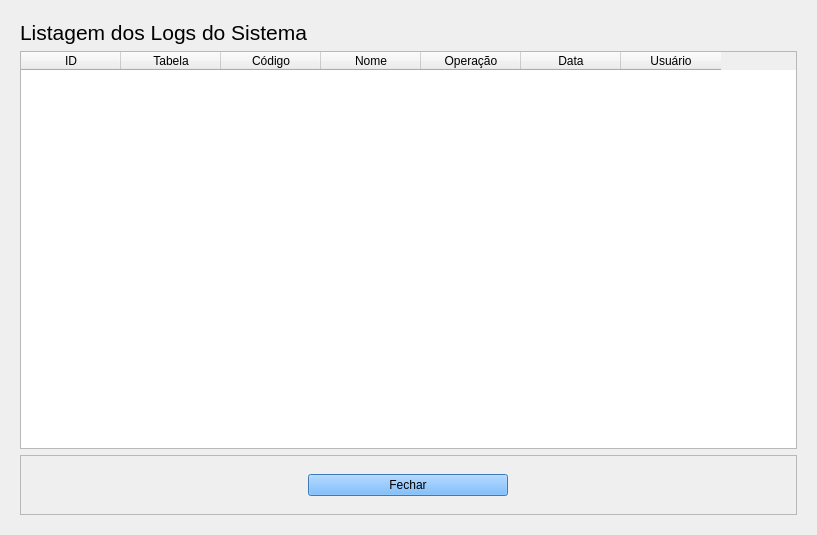
<?xml version="1.0" encoding="UTF-8"?>
<ui version="4.0">
 <class>Form</class>
 <widget class="QWidget" name="Form">
  <property name="geometry">
   <rect>
    <x>0</x>
    <y>0</y>
    <width>817</width>
    <height>535</height>
   </rect>
  </property>
  <property name="windowTitle">
   <string>Logs do sistema</string>
  </property>
  <layout class="QGridLayout" name="gridLayout_2">
   <item row="0" column="0">
    <widget class="QStackedWidget" name="stackedWidget">
     <property name="currentIndex">
      <number>0</number>
     </property>
     <widget class="QWidget" name="page">
      <layout class="QGridLayout" name="gridLayout_3">
       <item row="0" column="0">
        <widget class="QLabel" name="label">
         <property name="font">
          <font>
           <pointsize>16</pointsize>
          </font>
         </property>
         <property name="text">
          <string>Listagem dos Logs do Sistema</string>
         </property>
        </widget>
       </item>
       <item row="1" column="0">
        <widget class="QTableWidget" name="lista">
         <property name="editTriggers">
          <set>QAbstractItemView::DoubleClicked</set>
         </property>
         <property name="dragDropOverwriteMode">
          <bool>false</bool>
         </property>
         <property name="alternatingRowColors">
          <bool>true</bool>
         </property>
         <property name="sortingEnabled">
          <bool>true</bool>
         </property>
         <attribute name="horizontalHeaderShowSortIndicator" stdset="0">
          <bool>true</bool>
         </attribute>
         <attribute name="verticalHeaderVisible">
          <bool>false</bool>
         </attribute>
         <column>
          <property name="text">
           <string>ID</string>
          </property>
         </column>
         <column>
          <property name="text">
           <string>Tabela</string>
          </property>
         </column>
         <column>
          <property name="text">
           <string>Código</string>
          </property>
         </column>
         <column>
          <property name="text">
           <string>Nome</string>
          </property>
         </column>
         <column>
          <property name="text">
           <string>Operação</string>
          </property>
         </column>
         <column>
          <property name="text">
           <string>Data</string>
          </property>
         </column>
         <column>
          <property name="text">
           <string>Usuário</string>
          </property>
         </column>
        </widget>
       </item>
       <item row="2" column="0">
        <widget class="QFrame" name="frame">
         <property name="minimumSize">
          <size>
           <width>0</width>
           <height>60</height>
          </size>
         </property>
         <property name="frameShape">
          <enum>QFrame::StyledPanel</enum>
         </property>
         <property name="frameShadow">
          <enum>QFrame::Raised</enum>
         </property>
         <layout class="QGridLayout" name="gridLayout">
          <item row="0" column="1">
           <widget class="QPushButton" name="pushButton">
            <property name="maximumSize">
             <size>
              <width>200</width>
              <height>16777215</height>
             </size>
            </property>
            <property name="styleSheet">
             <string notr="true">background-color: rgb(85, 170, 255);</string>
            </property>
            <property name="text">
             <string>Fechar</string>
            </property>
           </widget>
          </item>
         </layout>
        </widget>
       </item>
      </layout>
     </widget>
     <widget class="QWidget" name="page_2">
      <layout class="QGridLayout" name="gridLayout_5">
       <item row="0" column="0">
        <widget class="QLabel" name="label_2">
         <property name="font">
          <font>
           <pointsize>16</pointsize>
          </font>
         </property>
         <property name="text">
          <string>Alterações feitas</string>
         </property>
        </widget>
       </item>
       <item row="1" column="0">
        <widget class="QTableWidget" name="lista2">
         <property name="editTriggers">
          <set>QAbstractItemView::DoubleClicked</set>
         </property>
         <property name="alternatingRowColors">
          <bool>true</bool>
         </property>
         <property name="sortingEnabled">
          <bool>true</bool>
         </property>
         <attribute name="horizontalHeaderShowSortIndicator" stdset="0">
          <bool>true</bool>
         </attribute>
         <attribute name="verticalHeaderVisible">
          <bool>false</bool>
         </attribute>
         <column>
          <property name="text">
           <string>ID</string>
          </property>
         </column>
         <column>
          <property name="text">
           <string>Campo</string>
          </property>
         </column>
         <column>
          <property name="text">
           <string>Anterior</string>
          </property>
         </column>
         <column>
          <property name="text">
           <string>Atual</string>
          </property>
         </column>
         <column>
          <property name="text">
           <string>ID do Item</string>
          </property>
         </column>
        </widget>
       </item>
       <item row="2" column="0">
        <widget class="QFrame" name="frame_2">
         <property name="minimumSize">
          <size>
           <width>0</width>
           <height>60</height>
          </size>
         </property>
         <property name="frameShape">
          <enum>QFrame::StyledPanel</enum>
         </property>
         <property name="frameShadow">
          <enum>QFrame::Raised</enum>
         </property>
         <layout class="QGridLayout" name="gridLayout_4">
          <item row="0" column="1">
           <widget class="QPushButton" name="pushButton_2">
            <property name="maximumSize">
             <size>
              <width>200</width>
              <height>16777215</height>
             </size>
            </property>
            <property name="styleSheet">
             <string notr="true">background-color: rgb(85, 170, 255);</string>
            </property>
            <property name="text">
             <string>Voltar</string>
            </property>
           </widget>
          </item>
         </layout>
        </widget>
       </item>
      </layout>
     </widget>
    </widget>
   </item>
  </layout>
 </widget>
 <resources/>
 <connections/>
</ui>
